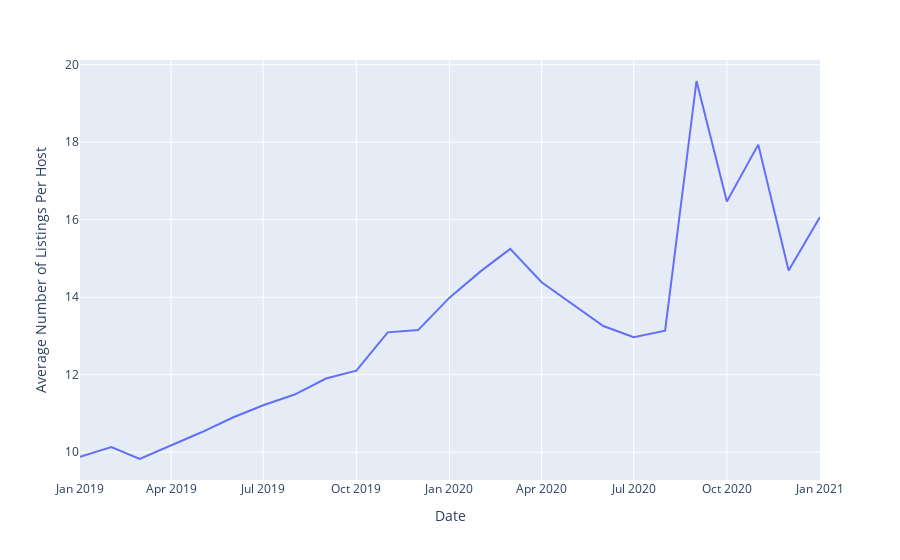

Source (notebook cell):
### Code cell
fig = px.line(result, x = 'update_date', y = 'calculated_host_listings_count')
fig.update_xaxes(title='Date')
fig.update_yaxes(title='Average Number of Listings Per Host')
fig.show()

### Figure 1 — Plotly figure (JSON) as saved in the notebook; plotly's stock layout.template omitted (floating-point values rounded to 4 significant figures)
{"data": [{"hovertemplate": "update_date=%{x}<br>calculated_host_listings_count=%{y}<extra></extra>", "legendgroup": "", "line": {"color": "#636efa", "dash": "solid"}, "marker": {"symbol": "circle"}, "mode": "lines", "name": "", "orientation": "v", "showlegend": false, "type": "scatter", "x": ["2019-01-01T00:00:00", "2019-02-01T00:00:00", "2019-03-01T00:00:00", "2019-04-01T00:00:00", "2019-05-01T00:00:00", "2019-06-01T00:00:00", "2019-07-01T00:00:00", "2019-08-01T00:00:00", "2019-09-01T00:00:00", "2019-10-01T00:00:00", "2019-11-01T00:00:00", "2019-12-01T00:00:00", "2020-01-01T00:00:00", "2020-02-01T00:00:00", "2020-03-01T00:00:00", "2020-04-01T00:00:00", "2020-05-01T00:00:00", "2020-06-01T00:00:00", "2020-07-01T00:00:00", "2020-08-01T00:00:00", "2020-09-01T00:00:00", "2020-10-01T00:00:00", "2020-11-01T00:00:00", "2020-12-01T00:00:00", "2021-01-01T00:00:00"], "xaxis": "x", "y": [9.883, 10.14, 9.825, 10.18, 10.51, 10.9, 11.21, 11.49, 11.9, 12.11, 13.09, 13.15, 13.99, 14.67, 15.25, 14.39, 13.83, 13.26, 12.97, 13.14, 19.58, 16.47, 17.94, 14.69, 16.07], "yaxis": "y"}], "layout": {"legend": {"tracegroupgap": 0}, "margin": {"t": 60}, "xaxis": {"anchor": "y", "domain": [0, 1], "title": {"text": "Date"}}, "yaxis": {"anchor": "x", "domain": [0, 1], "title": {"text": "Average Number of Listings Per Host"}}}}
